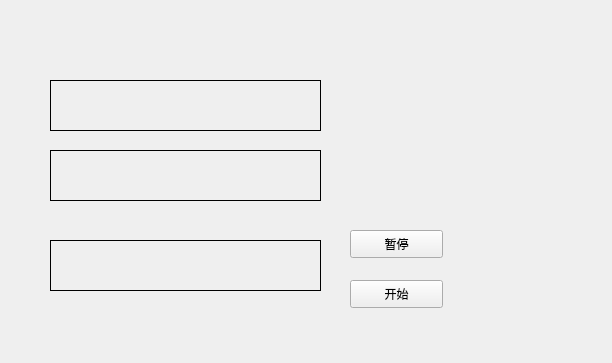
<?xml version="1.0" encoding="UTF-8"?>
<ui version="4.0">
 <class>Widget</class>
 <widget class="QWidget" name="Widget">
  <property name="geometry">
   <rect>
    <x>0</x>
    <y>0</y>
    <width>612</width>
    <height>363</height>
   </rect>
  </property>
  <property name="windowTitle">
   <string>Widget</string>
  </property>
  <widget class="QLabel" name="label">
   <property name="geometry">
    <rect>
     <x>50</x>
     <y>80</y>
     <width>271</width>
     <height>51</height>
    </rect>
   </property>
   <property name="frameShape">
    <enum>QFrame::Box</enum>
   </property>
   <property name="text">
    <string/>
   </property>
  </widget>
  <widget class="QLabel" name="label_2">
   <property name="geometry">
    <rect>
     <x>50</x>
     <y>150</y>
     <width>271</width>
     <height>51</height>
    </rect>
   </property>
   <property name="frameShape">
    <enum>QFrame::Box</enum>
   </property>
   <property name="text">
    <string/>
   </property>
  </widget>
  <widget class="QLabel" name="label_3">
   <property name="geometry">
    <rect>
     <x>50</x>
     <y>240</y>
     <width>271</width>
     <height>51</height>
    </rect>
   </property>
   <property name="frameShape">
    <enum>QFrame::Box</enum>
   </property>
   <property name="text">
    <string/>
   </property>
  </widget>
  <widget class="QPushButton" name="pushButton">
   <property name="geometry">
    <rect>
     <x>350</x>
     <y>230</y>
     <width>93</width>
     <height>28</height>
    </rect>
   </property>
   <property name="text">
    <string>暂停</string>
   </property>
  </widget>
  <widget class="QPushButton" name="pushButton_2">
   <property name="geometry">
    <rect>
     <x>350</x>
     <y>280</y>
     <width>93</width>
     <height>28</height>
    </rect>
   </property>
   <property name="text">
    <string>开始</string>
   </property>
  </widget>
 </widget>
 <layoutdefault spacing="6" margin="11"/>
 <resources/>
 <connections/>
</ui>
